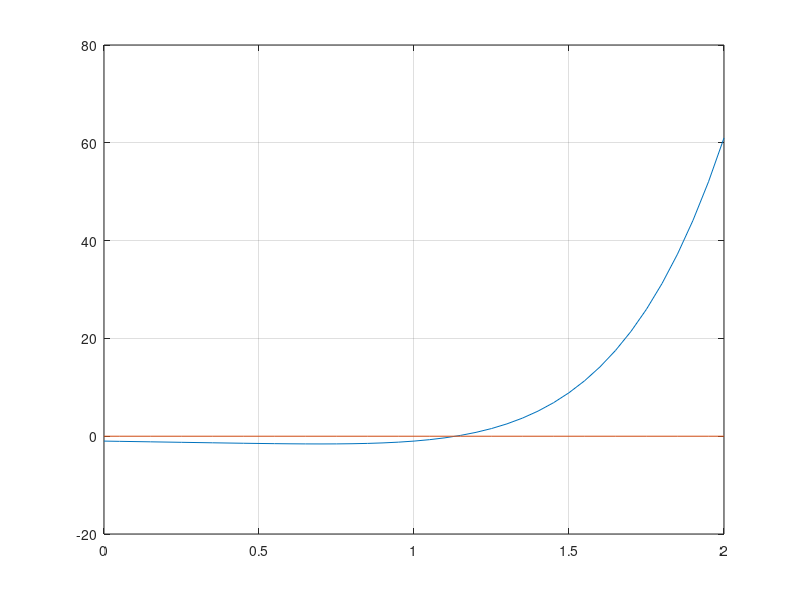

MATLAB code for this plot: (Note: this script raises an error after producing the figure.)
%% Ex 6 Lab3 (Full_lab3.pdf)

%% Plot
t=0:0.05:2;
f=@(x)x.^6-x-1; % x^6 = x + 1 
df=@(x)6*x.^5-1; % manual f'
%plot(t,f(t))
plot(t,f(t),t,zeros(size(t))),grid

% WITH THE PLOT WE CAN SEE BETWEEN WICH POINTS IS THE ROOT!!!

%% FZero Matlab
zero=fzero(f,1.2)

%% Newton's method
a = 1.2; tol = eps;
root = new_new(f,df,a,tol,5)

%% Secant method
a = 1.2; b = 2; tol = eps; % 0.5*10^(-10)
root = new_sec(f,a,b,tol,5)

%% Bisection method
a = 0; b = 2; tol = eps; % 0.5*10^(-10)
% root = new_bis(f,a,b,tol,5)



